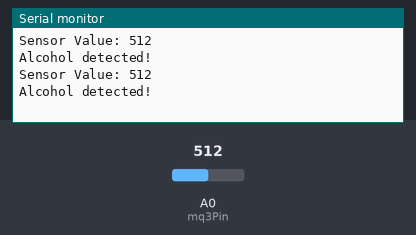
Recording of a sketch running on a simulated Arduino Uno, built with avr-gcc and run on an emulated ATmega328P. Parts: the last lines printed to the serial monitor. The test bench sets the inputs (shaded band); at power-on: A0 (mq3Pin) = 512.

Above: at 1.8 s.
1.9 s: A0 (mq3Pin) set to 319
At 2.4 s:
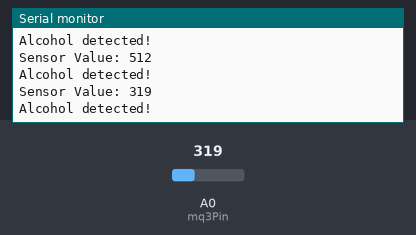
3.4 s: A0 (mq3Pin) set to 284
At 4.8 s:
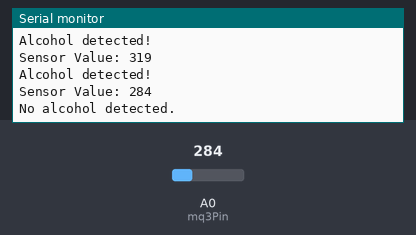
Timing chart, 0 to 6.4 s (numbered marks = the images above; inputs shaded):
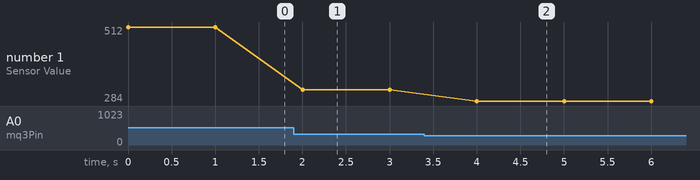

Measured:
- the behaviour switches between 301 and 300 on A0 (mq3Pin) (found by bisection; images 1 and 2)
- after the input at 1.9 s, the serial monitor: prints a new line after 0.10 s (image 1)
- after the input at 3.4 s, the serial monitor: prints a new line after 0.60 s (image 2)
- plotted number 1: 512 → 319 after the input at 1.9 s, 319 → 284 after the input at 3.4 s

The sketch:

ADAS.ino
```cpp
// Define the analog pin for the MQ3 sensor
const int mq3Pin = A0;

// Define the threshold value for alcohol detection
const int threshold = 300;

void setup() {
  // Start the serial communication
  Serial.begin(9600);

  // Initialize the analog pin as input
  pinMode(mq3Pin, INPUT);
}

void loop() {
  // Read the analog value from the MQ3 sensor
  int sensorValue = analogRead(mq3Pin);

  // Print the sensor value to the serial monitor
  Serial.print("Sensor Value: ");
  Serial.println(sensorValue);

  // Check if the sensor value exceeds the threshold
  if (sensorValue > threshold) {
    Serial.println("Alcohol detected!");
  } else {
    Serial.println("No alcohol detected.");
  }

  // Wait for a bit before taking another reading
  delay(1000);
}
```
